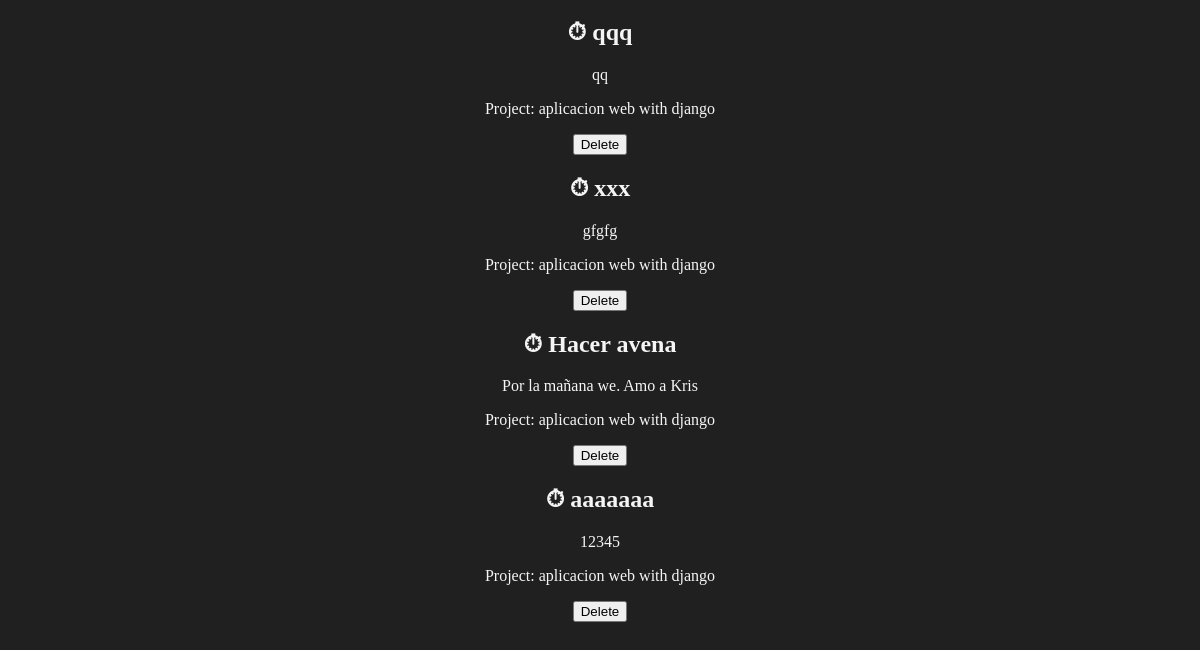
/tasks/ (lower part), run on an earlier commit of the app's database.
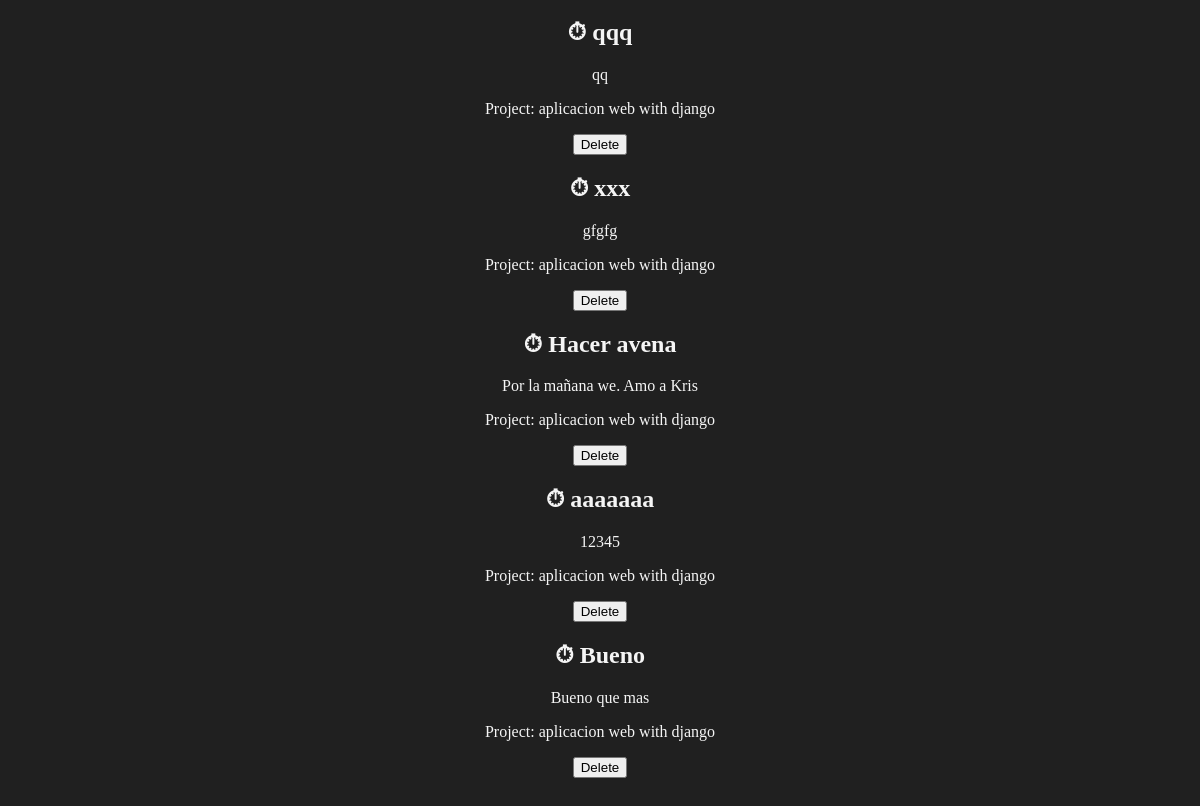
And on a later commit of the database.
### myapp/models.py (models this page shows, shortened)
class Task(models.Model):
  title = models.CharField(max_length=200)
  description = models.TextField()
  project = models.ForeignKey(Project, on_delete=models.CASCADE)
  done = models.BooleanField(default=False)

class Project(models.Model):
  name = models.CharField(max_length=200)

### myapp/views.py (the view)
# urls.py: path('tasks/', views.tasks, name='tasks'),
def tasks(request):
  tasks = Task.objects.all()
  return render(request, 'tasks/tasks.html', {
    'tasks': tasks,
  })

### myapp/templates/tasks/tasks.html (shortened to what this page needs)
{% extends 'layouts/base.html' %}
{% block content %}
<article>
  {% for task in tasks %}
  <h2>{% if task.done %} ✅ {% else %} ⏱ {% endif %} {{ task.title }}</h2>
  <p>{{ task.description }}</p>
  <p>Project: {{ task.project.name }}</p>
  <button type="button">Delete</button>
  <br>
  {% endfor %}
</article>
{% endblock %}

What changed in the data, as far as the page shows it:
added Task: title "Bueno", description "Bueno que mas", project.name "aplicacion web with django"
